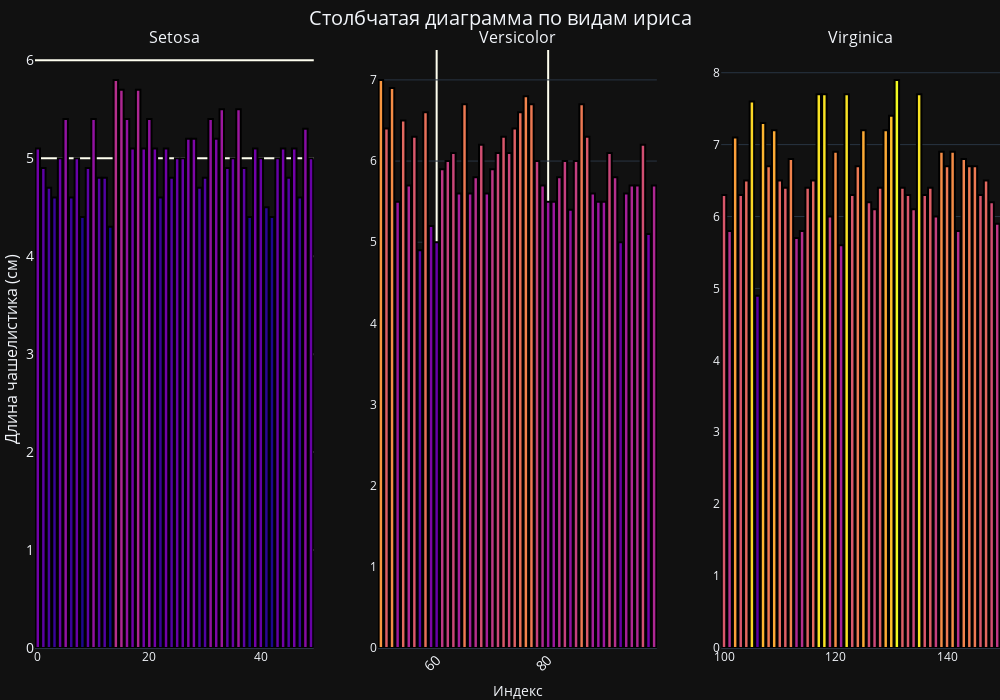

Notebook source saved alongside this figure:
### Markdown cell above
## Задание 3

### Code cell
import plotly.graph_objs as go
from plotly.subplots import make_subplots
import plotly.io as pio

df_setosa = df[df['species'] == 'setosa']
df_versicolor = df[df['species'] == 'versicolor']
df_virginica = df[df['species'] == 'virginica']

fig = make_subplots(
    rows=1, cols=3,
    subplot_titles=("Setosa", "Versicolor", "Virginica")
)
# Добавление подграфиков очень крутым циклом
for col_num, iris_df in zip(range(1, 4), [df_setosa, df_versicolor, df_virginica]):
    fig.add_trace(
        go.Bar(
            x=iris_df.index, 
            y=iris_df['sepal_length'],
            marker=dict(color=iris_df['sepal_length'], coloraxis="coloraxis", line=dict(color='black', width=2))
        ),
        row=1, col=col_num
    )
fig.update_xaxes(title_text="Индекс", tickangle=315, tickfont=dict(size=14), gridcolor='ivory', gridwidth=2, row=1, col=2)  # Надпись "Индекс" по центру 
fig.update_layout(
    title=dict(text="Столбчатая диаграмма по видам ириса", x=0.5, font=dict(size=20)),
    yaxis=dict(title=dict(text="Длина чашелистика (см)", font=dict(size=16)), tickfont=dict(size=14), gridcolor='ivory', gridwidth=2),
    width=1000,
    height=700,
    coloraxis_showscale=False,
    showlegend=False
)
# Убираем лишние отступы
fig.update_layout(margin=dict(l=0, r=0, t=50, b=0))
pio.show(fig)

### Figure 1 — Plotly figure (JSON) as saved in the notebook; plotly's stock layout.template omitted (floating-point values rounded to 4 significant figures)
{"data": [{"marker": {"color": [5.1, 4.9, 4.7, 4.6, 5.0, 5.4, 4.6, 5.0, 4.4, 4.9, 5.4, 4.8, 4.8, 4.3, 5.8, 5.7, 5.4, 5.1, 5.7, 5.1, 5.4, 5.1, 4.6, 5.1, 4.8, 5.0, 5.0, 5.2, 5.2, 4.7, 4.8, 5.4, 5.2, 5.5, 4.9, 5.0, 5.5, 4.9, 4.4, 5.1, 5.0, 4.5, 4.4, 5.0, 5.1, 4.8, 5.1, 4.6, 5.3, 5.0], "coloraxis": "coloraxis", "line": {"color": "black", "width": 2}}, "x": [0, 1, 2, 3, 4, 5, 6, 7, 8, 9, 10, 11, 12, 13, 14, 15, 16, 17, 18, 19, 20, 21, 22, 23, 24, 25, 26, 27, 28, 29, 30, 31, 32, 33, 34, 35, 36, 37, 38, 39, 40, 41, 42, 43, 44, 45, 46, 47, 48, 49], "y": [5.1, 4.9, 4.7, 4.6, 5.0, 5.4, 4.6, 5.0, 4.4, 4.9, 5.4, 4.8, 4.8, 4.3, 5.8, 5.7, 5.4, 5.1, 5.7, 5.1, 5.4, 5.1, 4.6, 5.1, 4.8, 5.0, 5.0, 5.2, 5.2, 4.7, 4.8, 5.4, 5.2, 5.5, 4.9, 5.0, 5.5, 4.9, 4.4, 5.1, 5.0, 4.5, 4.4, 5.0, 5.1, 4.8, 5.1, 4.6, 5.3, 5.0], "type": "bar", "xaxis": "x", "yaxis": "y"}, {"marker": {"color": [7.0, 6.4, 6.9, 5.5, 6.5, 5.7, 6.3, 4.9, 6.6, 5.2, 5.0, 5.9, 6.0, 6.1, 5.6, 6.7, 5.6, 5.8, 6.2, 5.6, 5.9, 6.1, 6.3, 6.1, 6.4, 6.6, 6.8, 6.7, 6.0, 5.7, 5.5, 5.5, 5.8, 6.0, 5.4, 6.0, 6.7, 6.3, 5.6, 5.5, 5.5, 6.1, 5.8, 5.0, 5.6, 5.7, 5.7, 6.2, 5.1, 5.7], "coloraxis": "coloraxis", "line": {"color": "black", "width": 2}}, "x": [50, 51, 52, 53, 54, 55, 56, 57, 58, 59, 60, 61, 62, 63, 64, 65, 66, 67, 68, 69, 70, 71, 72, 73, 74, 75, 76, 77, 78, 79, 80, 81, 82, 83, 84, 85, 86, 87, 88, 89, 90, 91, 92, 93, 94, 95, 96, 97, 98, 99], "y": [7.0, 6.4, 6.9, 5.5, 6.5, 5.7, 6.3, 4.9, 6.6, 5.2, 5.0, 5.9, 6.0, 6.1, 5.6, 6.7, 5.6, 5.8, 6.2, 5.6, 5.9, 6.1, 6.3, 6.1, 6.4, 6.6, 6.8, 6.7, 6.0, 5.7, 5.5, 5.5, 5.8, 6.0, 5.4, 6.0, 6.7, 6.3, 5.6, 5.5, 5.5, 6.1, 5.8, 5.0, 5.6, 5.7, 5.7, 6.2, 5.1, 5.7], "type": "bar", "xaxis": "x2", "yaxis": "y2"}, {"marker": {"color": [6.3, 5.8, 7.1, 6.3, 6.5, 7.6, 4.9, 7.3, 6.7, 7.2, 6.5, 6.4, 6.8, 5.7, 5.8, 6.4, 6.5, 7.7, 7.7, 6.0, 6.9, 5.6, 7.7, 6.3, 6.7, 7.2, 6.2, 6.1, 6.4, 7.2, 7.4, 7.9, 6.4, 6.3, 6.1, 7.7, 6.3, 6.4, 6.0, 6.9, 6.7, 6.9, 5.8, 6.8, 6.7, 6.7, 6.3, 6.5, 6.2, 5.9], "coloraxis": "coloraxis", "line": {"color": "black", "width": 2}}, "x": [100, 101, 102, 103, 104, 105, 106, 107, 108, 109, 110, 111, 112, 113, 114, 115, 116, 117, 118, 119, 120, 121, 122, 123, 124, 125, 126, 127, 128, 129, 130, 131, 132, 133, 134, 135, 136, 137, 138, 139, 140, 141, 142, 143, 144, 145, 146, 147, 148, 149], "y": [6.3, 5.8, 7.1, 6.3, 6.5, 7.6, 4.9, 7.3, 6.7, 7.2, 6.5, 6.4, 6.8, 5.7, 5.8, 6.4, 6.5, 7.7, 7.7, 6.0, 6.9, 5.6, 7.7, 6.3, 6.7, 7.2, 6.2, 6.1, 6.4, 7.2, 7.4, 7.9, 6.4, 6.3, 6.1, 7.7, 6.3, 6.4, 6.0, 6.9, 6.7, 6.9, 5.8, 6.8, 6.7, 6.7, 6.3, 6.5, 6.2, 5.9], "type": "bar", "xaxis": "x3", "yaxis": "y3"}], "layout": {"xaxis": {"anchor": "y", "domain": [0.0, 0.2889]}, "yaxis": {"anchor": "x", "domain": [0.0, 1.0], "title": {"font": {"size": 16}, "text": "Длина чашелистика (см)"}, "tickfont": {"size": 14}, "gridcolor": "ivory", "gridwidth": 2}, "xaxis2": {"anchor": "y2", "domain": [0.3556, 0.6444], "title": {"text": "Индекс"}, "tickfont": {"size": 14}, "tickangle": -45, "gridcolor": "ivory", "gridwidth": 2}, "yaxis2": {"anchor": "x2", "domain": [0.0, 1.0]}, "xaxis3": {"anchor": "y3", "domain": [0.7111, 1.0]}, "yaxis3": {"anchor": "x3", "domain": [0.0, 1.0]}, "annotations": [{"font": {"size": 16}, "showarrow": false, "text": "Setosa", "x": 0.1444, "xanchor": "center", "xref": "paper", "y": 1.0, "yanchor": "bottom", "yref": "paper"}, {"font": {"size": 16}, "showarrow": false, "text": "Versicolor", "x": 0.5, "xanchor": "center", "xref": "paper", "y": 1.0, "yanchor": "bottom", "yref": "paper"}, {"font": {"size": 16}, "showarrow": false, "text": "Virginica", "x": 0.8556, "xanchor": "center", "xref": "paper", "y": 1.0, "yanchor": "bottom", "yref": "paper"}], "title": {"font": {"size": 20}, "text": "Столбчатая диаграмма по видам ириса", "x": 0.5}, "coloraxis": {"showscale": false}, "width": 1000, "height": 700, "showlegend": false, "margin": {"l": 0, "r": 0, "t": 50, "b": 0}}}
